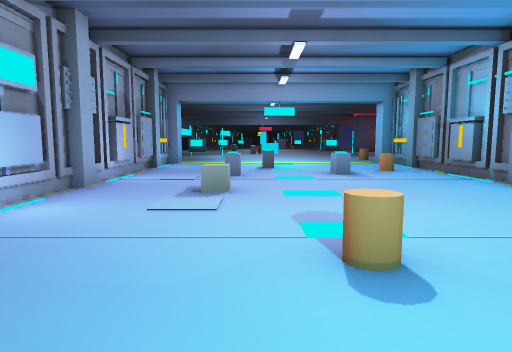
View 1 (above)

20 first-person views from a walk through a level from a Godot 3-D game. The camera is 1.5 m above the floor, tilts 6° down and sees 75° across. The floor is counted in squares, 2 m on a side. Each view is taken from the middle of a square. On the plan, view 1 faces up. The plan holds only what a view shows up to about 11 squares ahead; the rest is blank. The place goes on beyond the plan.

View 2
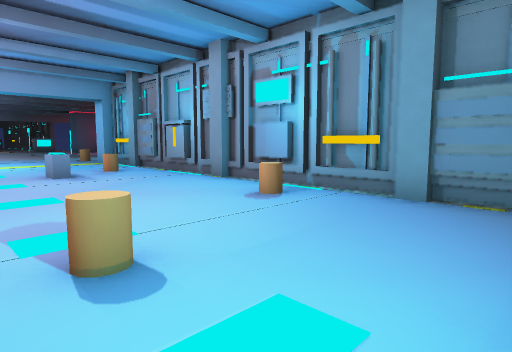

View 3
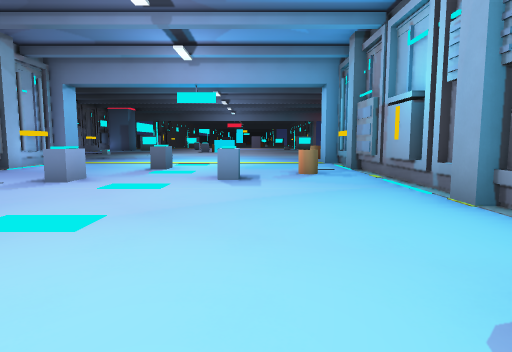

View 4
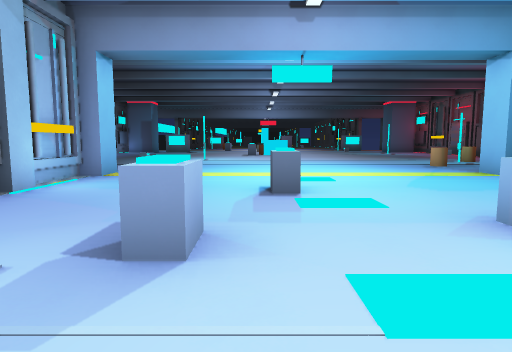

View 5
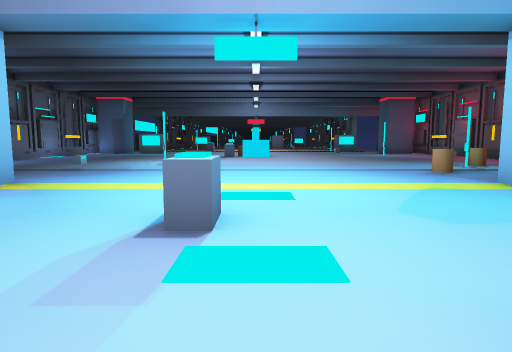

View 6
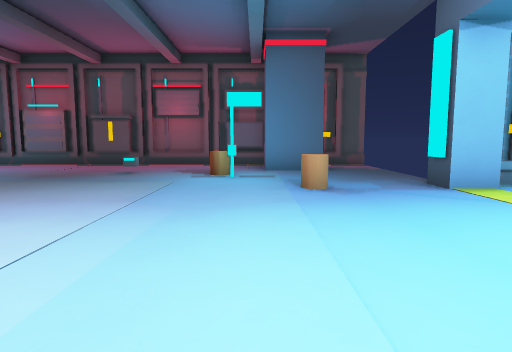

View 7
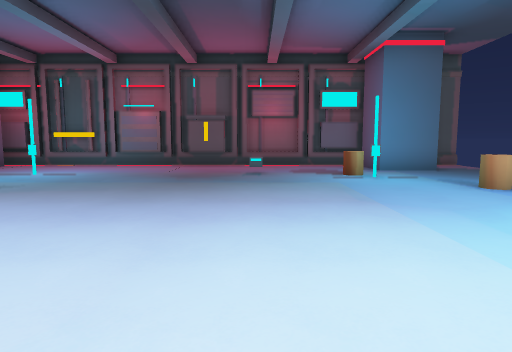

View 8
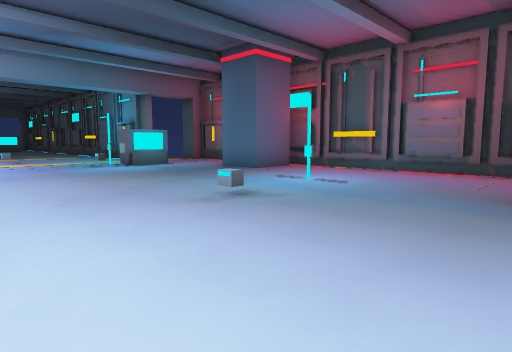

View 9
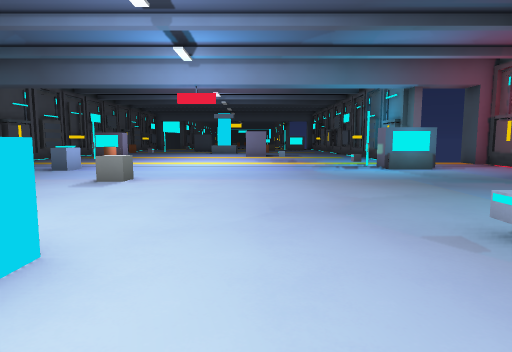

View 10
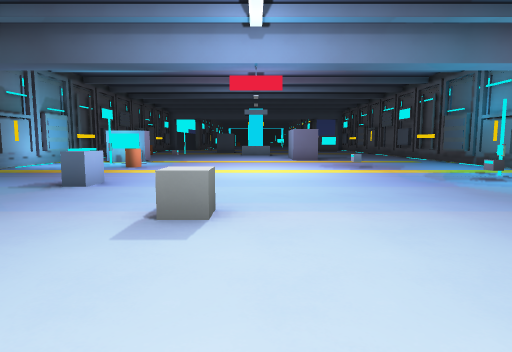

View 11
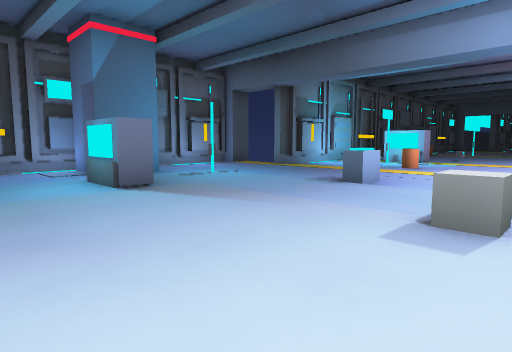

View 12
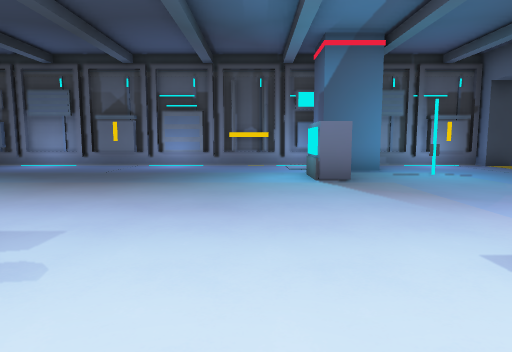

View 13
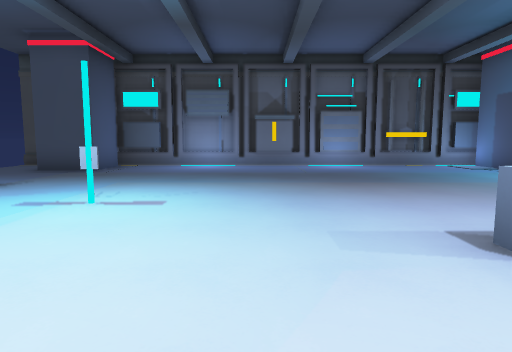

View 14
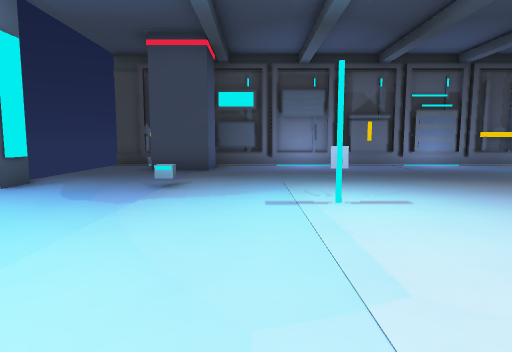

View 15
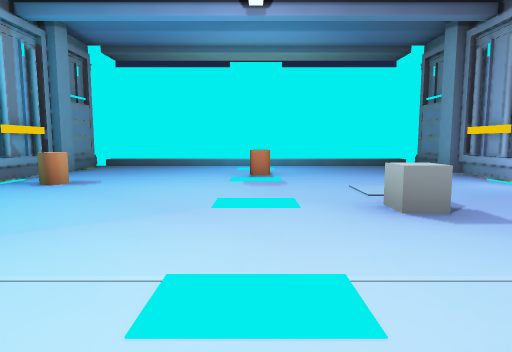

View 16
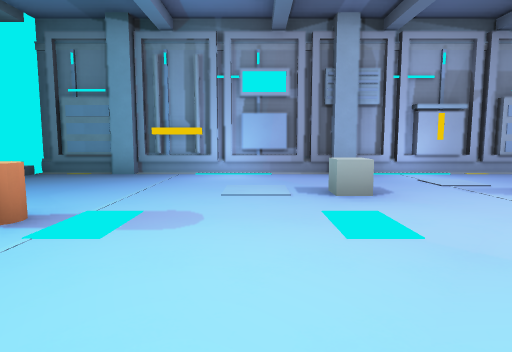

View 17
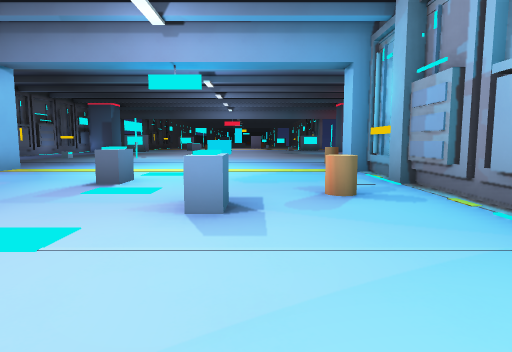

View 18
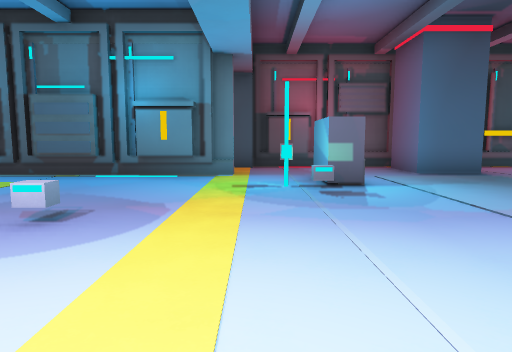

View 19
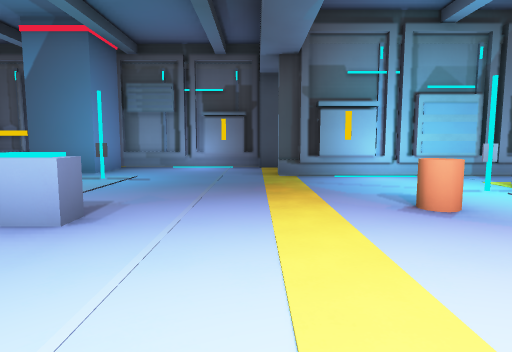

View 20
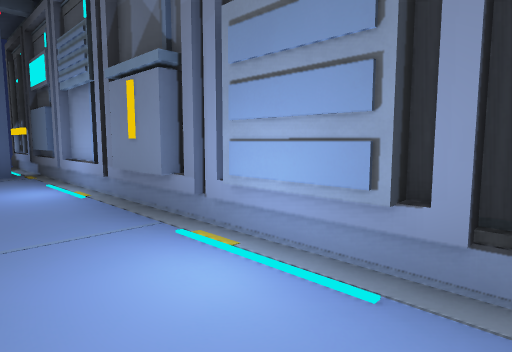

### Floor plan
Key: @ floor where view 1 was taken; # wall or solid block; . main floor; : floor 0.25 m higher than the main floor; / step, stairs or slope; = window, fence, low wall or low ledge; ^ raised ledge; C crate; B barrel; P pipe; I pillar; T terminal; O other object.
Columns run from 9 left of view 1 to 11 right of it. Each row starts with its distance up from view 1.
 37   #O.............O#
 36   #...B......O...:#
 35 # #...............# #
 34 #...................#
 33 #..............OTT..#
 32 #......^............#
 31 #..:#::::::::::::...#
 30 #I#::::::::::::::.I##
 29 ###:T::::C:::::::.###
 28 #:.::::::::::::::...#
 27 P..::::::::::::::...P
 26 P..:::::::::::O::#..P
 25 O..:::::::#::::::...O
 24 #..::::::^ ::::::...#
 23 #..::::::::::::::...#
 22 #..::::::::::::::...#
 21 #..::::::::::::::O..#
 20 #..::::#:::::::::...#
 19 #..:::::::::::::BB..#
 18 #..:::O:::::::::::..#
 17 P##............=..##
 16 P...................P
 15 #...................#
 14 #    P.........P    #
 13      P.........O
 12      #........:#
 11      #.........#
 10      #.........#
  9      #.........#
  8      #.........#
  7      #.........#
  6      #..C......#
  5      #..:......#
  4      P.........P
  3      P....B....P
  2      #.........#
  1      #.........#
  0      #///@/////#
 -1      ###########

Where each view was taken, in squares from view 1:
view 1: 0 up, 0 right, facing up
view 2: 0 up, 0 right, facing up-right
view 3: 3 up, 3 right, facing up
view 4: 7 up, 0 right, facing up
view 5: 9 up, 1 right, facing up
view 6: 18 up, 0 right, facing right
view 7: 21 up, 0 right, facing right
view 8: 22 up, 2 right, facing up-right
view 9: 23 up, 3 right, facing up
view 10: 26 up, 1 right, facing up
view 11: 26 up, 1 right, facing up-left
view 12: 27 up, 2 right, facing left
view 13: 22 up, 2 right, facing left
view 14: 19 up, 2 right, facing left
view 15: 10 up, 1 right, facing down
view 16: 5 up, 4 right, facing left
view 17: 6 up, 3 right, facing up
view 18: 34 up, 1 right, facing right
view 19: 34 up, 1 right, facing left
view 20: 26 up, 7 left, facing down-left
